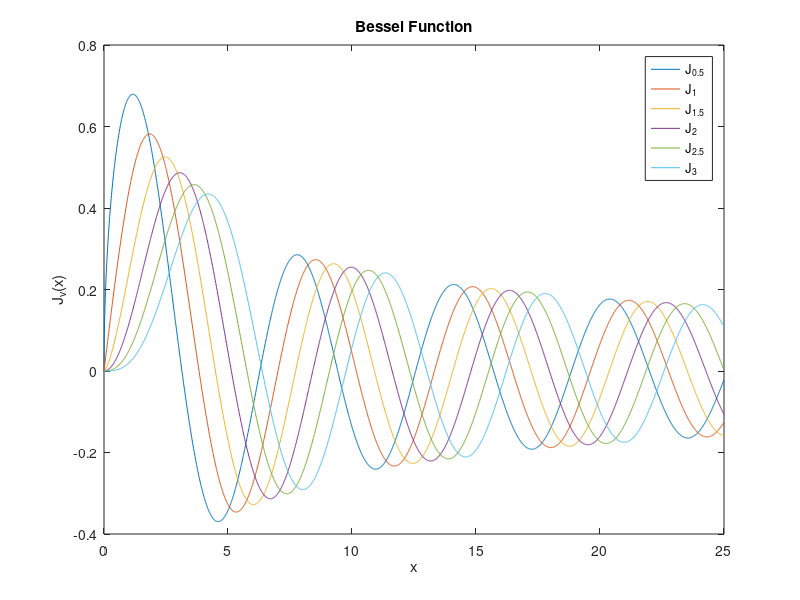

The MATLAB script that drew this image:
% Name: Mukesh Aryal
% Student No: 268456
% E02

x=0:0.01:25;
v=0.5:0.5:3;
J=[];
for i=v
    J=[J; besselj(i,x)];    
end
plot(x,J);
xlabel('x'), ylabel('J_{\nu}(x)'), title('Bessel Function');
legend('J_{0.5}','J_1','J_{1.5}','J_2','J_{2.5}','J_{3}','location','best');